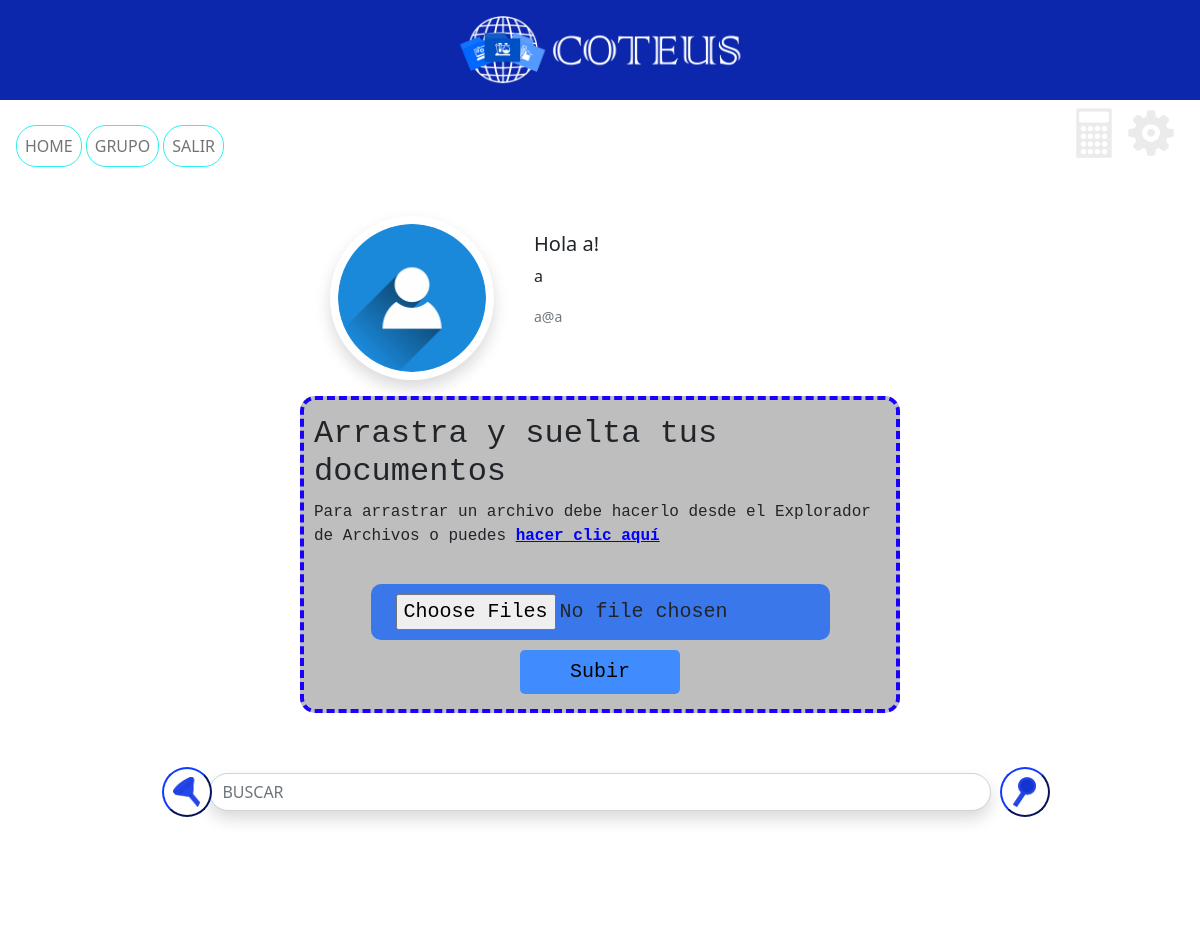
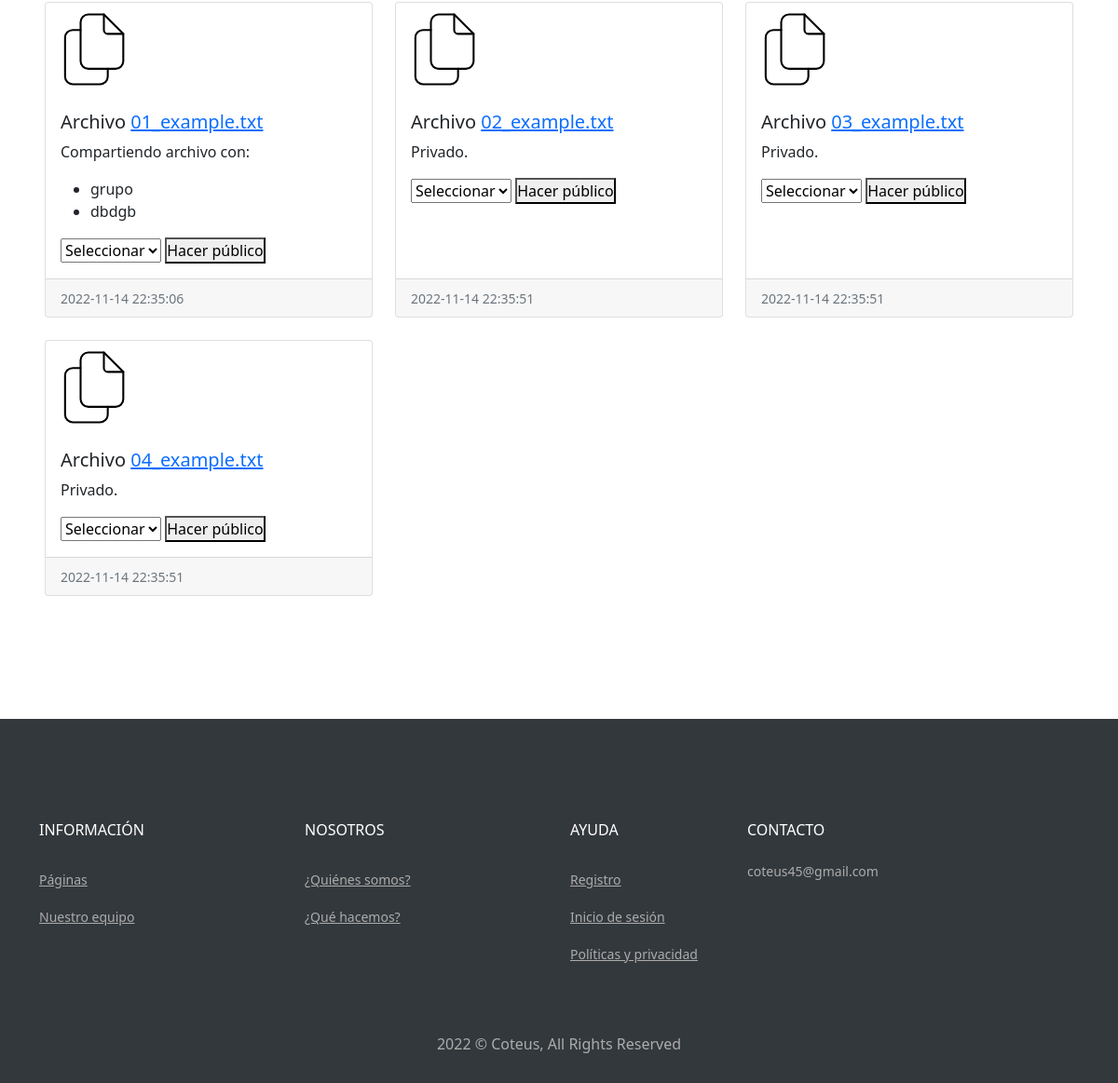
Screenshot of /Home (signed in) with the database file from the repository (2 pictures, top to bottom).
### tables this page shows
CREATE TABLE `employees_t` (
  `id_employee` int(11) NOT NULL,
  `name` varchar(20) NOT NULL,
  `surname` varchar(20) DEFAULT NULL,
  `username` varchar(20) NOT NULL,
  `password` varchar(60) NOT NULL,
  `email` varchar(100) NOT NULL,
  `telephone` int(10) DEFAULT NULL,
  `cuil` int(11) DEFAULT NULL,
  `id_calculator` int(11) DEFAULT NULL
);

CREATE TABLE `files_t` (
  `id_file` int(11) NOT NULL,
  `name` varchar(40) NOT NULL,
  `last_modification` datetime NOT NULL DEFAULT current_timestamp()
);

### datos/datos.php (called while the page is built, shortened)
<?php
class datos{
  public static function get_employee($key, $value){
    require("../database/database.php");
    $stmt = $conexion->prepare("SELECT * FROM `employees_t` WHERE `$key` = '$value'");
    $stmt->execute();
    $record = $stmt->fetch(PDO::FETCH_ASSOC);
    return $record;
  }
  public static function get_groups_of_file($file){
    require "../database/database.php";
    $query = "
      SELECT
        `groups_t`.`name` AS 'group_name'
      FROM `files_encapsulation_t`
        INNER JOIN `files_t`
          ON `files_encapsulation_t`.`id_file` = `files_t`.`id_file`
        INNER JOIN `groups_t`
          ON `files_encapsulation_t`.`id_group` = `groups_t`.`id_group`
      WHERE `files_t`.`id_file` = $file->id_file AND `files_encapsulation_t`.`id_employee` IS NOT NULL;
      ";
    $stmt = $conexion->prepare($query);
    $stmt->execute();
    return $stmt->fetchAll(PDO::FETCH_ASSOC);
  }
  public static function get_groups_of_file_without_sharing($employee, $file){
    require "../database/database.php";
    $employee_groups = datos::get_groups($employee->id_employee);
    $groups_ids_array = [];
    foreach ($employee_groups as $employee_group) {
      $groups_ids_array[] = $employee_group->id_group;
    }
    $query = "
      SELECT
        `groups_t`.`id_group`
      FROM `files_encapsulation_t`
        INNER JOIN `files_t`
          ON `files_encapsulation_t`.`id_file` = `files_t`.`id_file`
        INNER JOIN `groups_t`
          ON `files_encapsulation_t`.`id_group` = `groups_t`.`id_group`
      WHERE
        `files_t`.`id_file` = $file->id_file AND
        `files_encapsulation_t`.`id_group` IS NOT NULL;
    ";
    $stmt = $conexion->prepare($query);
    $stmt->execute();
    $groups_sharing_records = $stmt->fetchAll(PDO::FETCH_ASSOC);
    $shared_groups_ids_array = [];
    foreach ($groups_sharing_records as $group_sharing_record) {
      $shared_groups_ids_array[] = $group_sharing_record['id_group'];
    }
    $ids_de_grupos_no_compartiendo = [];
    if(count($shared_groups_ids_array) > 0){
      foreach ($groups_ids_array as $id) {
        if (!in_array($id, $shared_groups_ids_array)) {
          $ids_de_grupos_no_compartiendo[] = $id;
        }
      }
    } else $ids_de_grupos_no_compartiendo = $groups_ids_array;
    $query = "
      SELECT
        *
      FROM `groups_t`
      WHERE
    ";
    if(count($ids_de_grupos_no_compartiendo) > 0){
      foreach ($ids_de_grupos_no_compartiendo as $key => $id) {
        if($key != 0){
          $query .= " OR ";
        }
        $query .= "`groups_t`.`id_group` = $id";
      }
    } else $query .= "0";
    $stmt = $conexion->prepare($query);
    $stmt->execute();
    $records = $stmt->fetchAll(PDO::FETCH_ASSOC);
    return $records;
  }
  public static function get_files_employee($employee, $Search){
    require "../database/database.php";
    $query = "
      SELECT
        `files_t`.`id_file`,
        `files_t`.`name`,
        `files_t`.`last_modification`
      FROM `files_encapsulation_t`
        INNER JOIN `files_t`
          ON `files_encapsulation_t`.`id_file` = `files_t`.`id_file`
        INNER JOIN `employees_t`
          ON `files_encapsulation_t`.`id_employee` = `employees_t`.`id_employee`
        WHERE `employees_t`.`id_employee` = $employee->id_employee AND files_t.name LIKE '%$Search%' GROUP BY `files_t`.`name`;
      ";
    $stmt = $conexion->prepare($query);
    $stmt->execute();
    return $stmt->fetchAll(PDO::FETCH_ASSOC);
  }
  public static function get_groups($user_id){
    require '../database/database.php';
    $query="
      SELECT
        `groups_t`.`id_group`,
        `groups_t`.`id_admin`,
        `groups_t`.`name`,
        `groups_t`.`description`,
        `groups_t`.`date_created`,
        `groups_t`.`key`
      FROM `groups_t`
        INNER JOIN `members_t`
          ON `groups_t`.`id_group` = `members_t`.`id_group`
        INNER JOIN `employees_t`
          ON `employees_t`.`id_employee` = `members_t`.`id_employee`
      WHERE `employees_t`.`id_employee` = :id_employee
      ORDER BY `groups_t`.`id_group` DESC
    ";
    $stmt = $conexion->prepare($query);
    $stmt->bindParam(':id_employee', $user_id);
    $stmt->execute();
    $resp = $stmt->fetchAll(PDO::FETCH_OBJ);
    return $resp;
  }
}

### class/employee.php (called while the page is built, shortened)
<?php
class employee{
  public static function record_to_object($employee_record){
    $employee = new employee();
    foreach ($employee_record as $key => $value) {
      $employee->$key = $employee_record[$key];
    }
    return $employee;
  }
  public static function get_by_id($id){
    require_once "../datos/datos.php";
    $employee = datos::get_employee('id_employee', $id);
    $result = ($employee) ? $employee : null;
    return $result;
  }
  public function get_files($Search){
    require_once "../datos/datos.php";
    $files = datos::get_files_employee($this, $Search);
    return $files;
  }
}

### class/files.php (called while the page is built, shortened)
<?php
class files{
  public function __construct($file_record){
    $this->id_file = $file_record['id_file'];
    $this->name = $file_record['name'];
    $this->last_modification = $file_record['last_modification'];
  }
  public function get_groups() {
    require_once "../datos/datos.php";
    $group_names = [];
    $group_names_records = datos::get_groups_of_file($this);
    foreach ($group_names_records as $group_name_record) {
      $group_names[] = $group_name_record['group_name'];
    }
    return $group_names;
  }
  public function get_groups_without_sharing($employee) {
    require_once "../datos/datos.php";
    $group_records = datos::get_groups_of_file_without_sharing($employee, $this);
    return $group_records;
  }
}

### Home/index.php (the view, shortened to what this page needs)
<?php
  require_once "../class/employee.php";
  require_once "../class/files.php";
  $employee_record = employee::get_by_id($_SESSION['user_id']);
  $employee = employee::record_to_object($employee_record);
  $Search="";
  $file_records = $employee->get_files($Search);
  $files = [];
  foreach ($file_records as $key => $file_record) {
    $files[$key] = new files($file_record);
  }
  $folder = "../files_users/$employee->username/";
?>
<!DOCTYPE html>
<html lang="es">
  <head>
    <link rel="stylesheet" href="styles/main.css">
    <link rel="stylesheet" href="styles/bootstrap.min.css">
    <?php include "../partials/linkCSS.php"; ?>
  </head>
  <body>
    <div class="header">
      <?php include "../partials/HTML/header/header.php"; ?>
    </div>
    <div class="pages">
      <?php include "../partials/HTML/nav/nav.php"; ?>
    </div>
    <div class="d-flex justify-content-center">
      <div class="mb-3 mt-4" style="max-width: 540px">
        <div class="row">
          <div class="col-md-4">
            <img src="../img/users/ProfilePhoto.png" class="img-fluid img-card1 rounded-pill shadow p-2 bg-body" id="user-photo" />
          </div>
          <div class="col-md-8">
            <div class="card-body">
              <h5 class="card-title">
                <?= "Hola " . $employee_record['name']; ?>!
              </h5>
              <p class="card-text">
                <?= $employee_record['username'] ?>
              </p>
              <p class="card-text">
                <small class="text-muted"> <?= $employee_record['email']; ?></small>
              </p>
            </div>
          </div>
        </div>
      </div>
    </div>
    <div class="functions">
    </div>
    <div class="container">
      <link rel="stylesheet" type="text/css" href="../partials/HTML/seeker/seeker.css">
        <button class="filterbutton">
          <img class="FiltroIcon" src="../img/seeker/Filtro_Icon.svg">
        </button>
      <form class="d-flex" id="SF" method="post" action="index.php">
        <input
          name="SearchFiles"
          class="form-control rounded-pill shadow rounded"
          type="search"
          placeholder="BUSCAR"
          aria-label="Search"
          id="seeker"
        />
        <button class="searchbutton" type="submit">
          <img class="LupaIcon" src="../img/seeker/Lupa_Icon.svg">
        </button>
      </form>
    </div>
    <?php if(count($files) > 0): ?>
      <div class="row row-cols-1 row-cols-md-3 g-4 mt-5 p-5">
        <?php foreach($files as $key => $file):
          $path = $folder . $file->name;
        ?>
          <div class="col" id="cf">
            <div class="card h-100">
              <div class="card-img-top icon-card">
              </div>
              <div class="card-body">
                <h5 class="card-title">
                  <?= "Archivo <a href='$path' target='_blank'> " . $file->name . " </a> "; ?>
                </h5>
                <?php if(count($file->get_groups()) > 0): ?>
                  <p class="card-text">
                    Compartiendo archivo con:
                    <ul>
                      <?php foreach ($file->get_groups() as $key => $group_name): ?>
                        <li> <?= $group_name ?> </li>
                      <?php endforeach; ?>
                    </ul>
                  </p>
                <?php else: ?>
                  <div>
                    <p> Privado. </p>
                  </div>
                <?php endif; ?>
                <?php if(count($file->get_groups_without_sharing($employee)) > 0): ?>
                  <form action="<?= $_SERVER['PHP_SELF'] ?>" method="post">
                    <select name="id_group">
                      <option value="-1">Seleccionar</option>
                    </select>
                    <button type="submit" name="submit" value="<?= $file->id_file ?>">
                      Hacer público
                    </button>
                  </form>
                <?php endif; ?>
              </div>
              <div class="card-footer">
                <small class="text-muted">
                  <?= $file->last_modification ?>
                </small>
              </div>
            </div>
          </div>
        <?php endforeach; ?>
      </div>
    <?php else:?>
      <p> No tenes Archivos </p>
    <?php endif; ?>
    <?php include "../partials/HTML/footer/footer.php"; ?>
  </body>
</html>

### partials/general/main.css (style rules this page uses)
.functions { display: flex; flex-direction: column; align-items: center; flex-wrap: nowrap; }

### partials/HTML/header/style.css (style rules this page uses)
* { margin: 0; padding: 0; box-sizing: border-box; }
.header { background-color: #0C27AC; height: 100px; }

### partials/upload_files/upload_files.css (style rules this page uses)
.upload-files-container { display: flex; flex-direction: column; align-items: center; justify-content: center; gap: 20px; }
.upload-files { display: flex; align-items: center; justify-content: center; flex-direction: column; border: 4px dashed rgb(25, 0, 255); background-color: rgb(190, 190, 190); padding: 15px 10px; border-radius: 15px; width: 600px; font-family: 'Inconsolata', monospace; }
.upload-files__link { color: blue; font-weight: bold; text-decoration: underline; cursor: pointer; }
.upload-files__btn-files { padding: 10px 25px; font-size: 20px; border: 0; border-radius: 10px; outline: 0; background-color: #3977eb; cursor: pointer; margin-top: 20px; margin-bottom: 10px; }
.upload-files-container__btn-send { background-color: #408cff; outline: none; border-radius: 5px; border: 0; padding: 7px 50px; font-size: 20px; cursor: pointer; }

### partials/HTML/seeker/seeker.css (style rules this page uses)
.container { margin-top: 5%; position: relative; }
#seeker { width: 70%; margin-left: auto; margin-right: auto; }
.filterbutton { border-color: #0c27ac; background-color: white; border-radius: 30px; width: 50px; height: 50px; position: absolute; margin-top: -0.5%; margin-left: 10.5%; }
.searchbutton { border-color: #0c27ac; background-color: white; border-radius: 30px; width: 50px; height: 50px; position: absolute; margin-top: -0.5%; margin-left: 84%; }
.FiltroIcon { width: 60%; pointer-events: none; }
.LupaIcon { width: 50%; pointer-events: none; }

### rows the page displays
employees_t: name "a", username "a", email "a@a"
files_t: name "01_example.txt", group_name "grupo", group_name "dbdgb", $file->id_file 1 (drawn), last_modification "2022-11-14 22:35:06"
files_t: name "02_example.txt", shows "Privado.", $file->id_file 2 (drawn), last_modification "2022-11-14 22:35:51"
files_t: name "03_example.txt", shows "Privado.", $file->id_file 3 (drawn), last_modification "2022-11-14 22:35:51"
files_t: name "04_example.txt", shows "Privado.", $file->id_file 4 (drawn), last_modification "2022-11-14 22:35:51"
